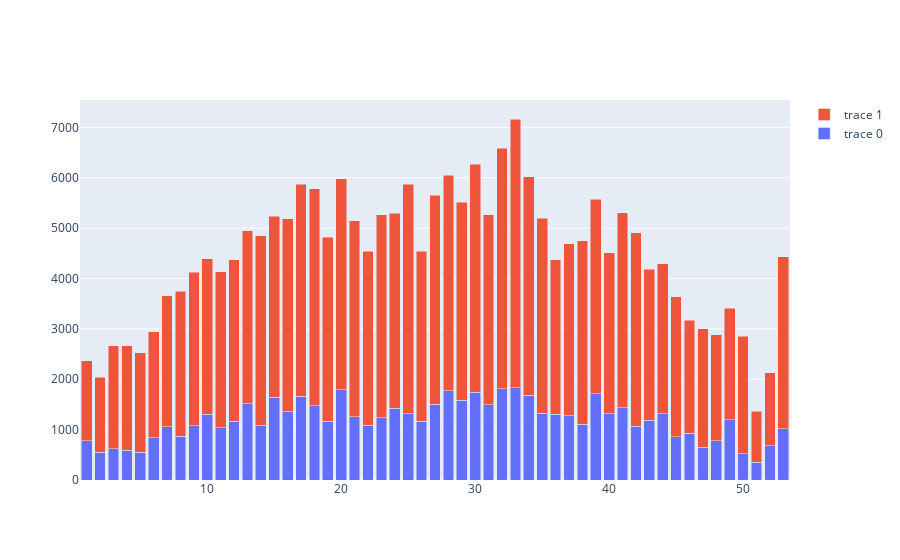

Notebook code for this chart:
### Code cell
# create trace1 
trace1 = go.Bar(x = df_city.groupby('arrival_date_week_number').sum()['stays_in_weekend_nights'].index ,
                y = df_city.groupby('arrival_date_week_number').sum()['stays_in_weekend_nights'] )
trace2 = go.Bar(x = df_city.groupby('arrival_date_week_number').sum()['stays_in_week_nights'].index,
                y = df_city.groupby('arrival_date_week_number').sum()['stays_in_week_nights'] )
data = [trace1,trace2]

layout = go.Layout(barmode='stack')


fig = go.Figure(data = data, layout = layout)

iplot(fig)

### Figure 1 — Plotly figure (JSON) as saved in the notebook; plotly's stock layout.template omitted (floating-point values rounded to 4 significant figures)
{"data": [{"type": "bar", "x": [1, 2, 3, 4, 5, 6, 7, 8, 9, 10, 11, 12, 13, 14, 15, 16, 17, 18, 19, 20, 21, 22, 23, 24, 25, 26, 27, 28, 29, 30, 31, 32, 33, 34, 35, 36, 37, 38, 39, 40, 41, 42, 43, 44, 45, 46, 47, 48, 49, 50, 51, 52, 53], "y": [778, 551, 618, 594, 554, 835, 1056, 864, 1080, 1304, 1034, 1163, 1510, 1090, 1645, 1359, 1661, 1478, 1162, 1788, 1257, 1090, 1232, 1424, 1314, 1169, 1504, 1771, 1586, 1745, 1499, 1815, 1827, 1682, 1325, 1306, 1272, 1106, 1715, 1318, 1438, 1063, 1185, 1316, 854, 933, 655, 783, 1200, 517, 351, 681, 1015]}, {"type": "bar", "x": [1, 2, 3, 4, 5, 6, 7, 8, 9, 10, 11, 12, 13, 14, 15, 16, 17, 18, 19, 20, 21, 22, 23, 24, 25, 26, 27, 28, 29, 30, 31, 32, 33, 34, 35, 36, 37, 38, 39, 40, 41, 42, 43, 44, 45, 46, 47, 48, 49, 50, 51, 52, 53], "y": [1586, 1490, 2044, 2067, 1976, 2104, 2605, 2881, 3047, 3087, 3102, 3214, 3438, 3755, 3596, 3824, 4213, 4309, 3657, 4197, 3886, 3456, 4032, 3875, 4555, 3373, 4148, 4279, 3926, 4527, 3770, 4768, 5340, 4336, 3873, 3069, 3416, 3641, 3861, 3193, 3863, 3844, 2999, 2978, 2787, 2243, 2352, 2097, 2210, 2335, 1014, 1451, 3419]}], "layout": {"barmode": "stack"}}
